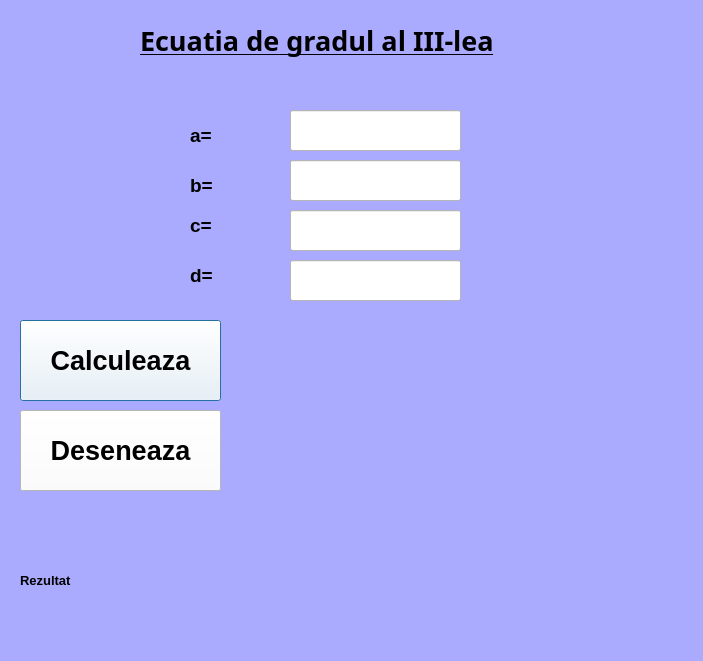
<?xml version="1.0" encoding="UTF-8"?>
<ui version="4.0">
 <class>Dialog</class>
 <widget class="QDialog" name="Dialog">
  <property name="geometry">
   <rect>
    <x>0</x>
    <y>0</y>
    <width>703</width>
    <height>661</height>
   </rect>
  </property>
  <property name="windowTitle">
   <string>Dialog</string>
  </property>
  <property name="autoFillBackground">
   <bool>false</bool>
  </property>
  <property name="styleSheet">
   <string notr="true">background-color: rgb(170, 170, 255);</string>
  </property>
  <widget class="QLineEdit" name="aInput">
   <property name="geometry">
    <rect>
     <x>290</x>
     <y>110</y>
     <width>171</width>
     <height>41</height>
    </rect>
   </property>
   <property name="styleSheet">
    <string notr="true">background-color: rgb(255, 255, 255);</string>
   </property>
  </widget>
  <widget class="QLineEdit" name="bInput">
   <property name="geometry">
    <rect>
     <x>290</x>
     <y>160</y>
     <width>171</width>
     <height>41</height>
    </rect>
   </property>
   <property name="styleSheet">
    <string notr="true">background-color: rgb(255, 255, 255);</string>
   </property>
  </widget>
  <widget class="QLineEdit" name="cInput">
   <property name="geometry">
    <rect>
     <x>290</x>
     <y>210</y>
     <width>171</width>
     <height>41</height>
    </rect>
   </property>
   <property name="styleSheet">
    <string notr="true">background-color: rgb(255, 255, 255);</string>
   </property>
  </widget>
  <widget class="QLineEdit" name="dInput">
   <property name="geometry">
    <rect>
     <x>290</x>
     <y>260</y>
     <width>171</width>
     <height>41</height>
    </rect>
   </property>
   <property name="styleSheet">
    <string notr="true">background-color: rgb(255, 255, 255);</string>
   </property>
  </widget>
  <widget class="QLabel" name="label">
   <property name="geometry">
    <rect>
     <x>190</x>
     <y>120</y>
     <width>61</width>
     <height>31</height>
    </rect>
   </property>
   <property name="font">
    <font>
     <pointsize>14</pointsize>
     <weight>75</weight>
     <bold>true</bold>
    </font>
   </property>
   <property name="text">
    <string>a=</string>
   </property>
  </widget>
  <widget class="QLabel" name="label_3">
   <property name="geometry">
    <rect>
     <x>190</x>
     <y>210</y>
     <width>61</width>
     <height>31</height>
    </rect>
   </property>
   <property name="font">
    <font>
     <pointsize>14</pointsize>
     <weight>75</weight>
     <bold>true</bold>
    </font>
   </property>
   <property name="text">
    <string>c=</string>
   </property>
  </widget>
  <widget class="QLabel" name="label_4">
   <property name="geometry">
    <rect>
     <x>190</x>
     <y>260</y>
     <width>61</width>
     <height>31</height>
    </rect>
   </property>
   <property name="font">
    <font>
     <pointsize>14</pointsize>
     <weight>75</weight>
     <bold>true</bold>
    </font>
   </property>
   <property name="text">
    <string>d=</string>
   </property>
  </widget>
  <widget class="QLabel" name="label_2">
   <property name="geometry">
    <rect>
     <x>190</x>
     <y>170</y>
     <width>61</width>
     <height>31</height>
    </rect>
   </property>
   <property name="font">
    <font>
     <pointsize>14</pointsize>
     <weight>75</weight>
     <bold>true</bold>
    </font>
   </property>
   <property name="text">
    <string>b=</string>
   </property>
  </widget>
  <widget class="QPushButton" name="calculateButton">
   <property name="geometry">
    <rect>
     <x>20</x>
     <y>320</y>
     <width>201</width>
     <height>81</height>
    </rect>
   </property>
   <property name="font">
    <font>
     <pointsize>20</pointsize>
     <weight>75</weight>
     <bold>true</bold>
    </font>
   </property>
   <property name="autoFillBackground">
    <bool>false</bool>
   </property>
   <property name="styleSheet">
    <string notr="true">background-color: rgb(255, 255, 255);</string>
   </property>
   <property name="text">
    <string>Calculeaza</string>
   </property>
  </widget>
  <widget class="QLabel" name="resultLabel">
   <property name="geometry">
    <rect>
     <x>20</x>
     <y>500</y>
     <width>601</width>
     <height>161</height>
    </rect>
   </property>
   <property name="font">
    <font>
     <pointsize>10</pointsize>
     <weight>75</weight>
     <bold>true</bold>
    </font>
   </property>
   <property name="text">
    <string>Rezultat</string>
   </property>
  </widget>
  <widget class="QPushButton" name="plotButton">
   <property name="geometry">
    <rect>
     <x>20</x>
     <y>410</y>
     <width>201</width>
     <height>81</height>
    </rect>
   </property>
   <property name="font">
    <font>
     <pointsize>20</pointsize>
     <weight>75</weight>
     <bold>true</bold>
    </font>
   </property>
   <property name="styleSheet">
    <string notr="true">
background-color: rgb(255, 255, 255);</string>
   </property>
   <property name="text">
    <string>Deseneaza</string>
   </property>
  </widget>
  <widget class="QLabel" name="label_5">
   <property name="geometry">
    <rect>
     <x>140</x>
     <y>20</y>
     <width>581</width>
     <height>41</height>
    </rect>
   </property>
   <property name="font">
    <font>
     <family>Segoe UI Variable Small Semibol</family>
     <pointsize>20</pointsize>
     <weight>75</weight>
     <bold>true</bold>
     <underline>true</underline>
    </font>
   </property>
   <property name="layoutDirection">
    <enum>Qt::LeftToRight</enum>
   </property>
   <property name="text">
    <string>Ecuatia de gradul al III-lea</string>
   </property>
  </widget>
 </widget>
 <resources/>
 <connections/>
</ui>
